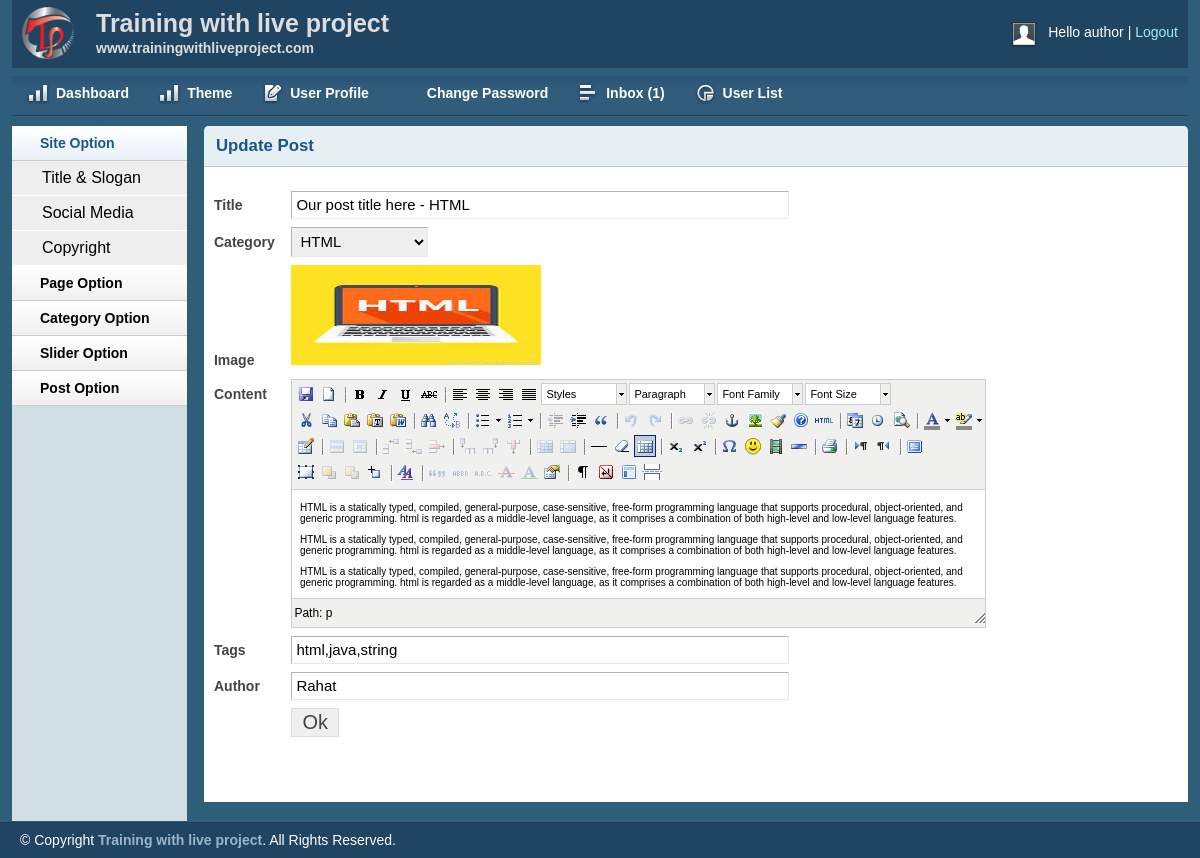
/blog/admin/viewpost.php?viewpostid=3 (signed in), run on the app's committed database.
### tables this page shows
CREATE TABLE `tbl_post` (
  `id` int(11) NOT NULL,
  `cat` int(11) NOT NULL,
  `title` varchar(255) NOT NULL,
  `body` text NOT NULL,
  `image` varchar(255) NOT NULL,
  `author` varchar(50) NOT NULL,
  `tags` varchar(255) NOT NULL,
  `date` timestamp NOT NULL DEFAULT current_timestamp(),
  `userid` int(11) NOT NULL
);

CREATE TABLE `tbl_category` (
  `id` int(11) NOT NULL,
  `name` varchar(60) NOT NULL
);

### blog/lib/Database.php (called while the page is built, shortened)
<?php
Class Database{
	public $host   = DB_HOST;
	public $user   = DB_USER;
	public $pass   = DB_PASS;
	public $dbname = DB_NAME;
	public $link;
	private function connectDB(){
	$this->link = new mysqli($this->host, $this->user, $this->pass, $this->dbname);
 }
	public function select($query){
		$result = $this->link->query($query) or die($this->link->error.__LINE__);
		if($result->num_rows > 0){
			return $result;
		} else {
			return false;
		}
	}
}

### blog/admin/viewpost.php (the view, shortened to what this page needs)
<?php include 'inc/header.php';?>
<?php include 'inc/sidebar.php';?>
<?php
 if(!isset($_GET['viewpostid']) || $_GET['viewpostid']==NULL){
    echo "<script>window.location = 'postlist.php';</script>";
 }
 else{
    $postid = $_GET['viewpostid'];
 }
?>
        <div class="grid_10">
            <div class="box round first grid">
                <h2>Update Post</h2>
                <div class="block">
<?php
$query = "select * from tbl_post where id='$postid' order by id desc";
$getpost = $db->select($query);
  while($postresult = $getpost->fetch_assoc()){
?>
                 <form action="" method="post" enctype="multipart/form-data">
                    <table class="form">
                        <tr>
                            <td>
                                <label>Title</label>
                            </td>
                            <td>
                                <input type="text" readonly value="<?php echo $postresult['title']; ?>" class="medium" />
                            </td>
                        </tr>
                        <tr>
                            <td>
                                <label>Category</label>
                            </td>
                            <td>
                                <select id="select">
                         <?php
                           $query = "select * from tbl_category";
                           $category = $db->select($query);
                           if($category){
                             while($result = $category->fetch_assoc()){
                        ?>
                              <option
<?php
if($postresult['cat'] == $result['id']){ ?>
    selected = "selected"
<?php } ?>
                               value="<?php echo $result['id']; ?>"><?php echo $result['name']; ?></option>
                        <?php } } ?>
                                </select>
                            </td>
                        </tr>
                        <tr>
                            <td>
                                <label>Image</label>
                            </td>
                            <td>
                                <img src="<?php echo $postresult['image']; ?>" height="100px" width="250px"><br/>
                            </td>
                        </tr>
                        <tr>
                            <td style="vertical-align: top; padding-top: 9px;">
                                <label>Content</label>
                            </td>
                            <td>
                            </td>
                        </tr>
                         <tr>
                            <td>
                                <label>Tags</label>
                            </td>
                            <td>
                                <input type="text" readonly value="<?php echo $postresult['tags']; ?>" class="medium" />
                            </td>
                        </tr>
                         <tr>
                            <td>
                                <label>Author</label>
                            </td>
                            <td>
                                <input type="text" readonly value="<?php echo $postresult['author']; ?>" class="medium" />
                            </td>
                        </tr>
						<tr>
                            <td></td>
                            <td>
                                <input type="submit" name="submit" Value="Ok" />
                            </td>
                        </tr>
                    </table>
                    </form>
                <?php } ?>
                </div>
            </div>
        </div>
<?php include 'inc/footer.php';?>

### blog/admin/css/layout.css (style rules this page uses)
body { background: #fff none repeat scroll 0 0; color: #444; font-size: 14px; padding: 0; }
h1, h2, h3, h4, h5, h6 { line-height:1.2em; margin-bottom:.3em; }
h2 { margin-top:1em; }
.box { background:#fff; margin-bottom:20px; padding:10px 10px 10px 10px; margin-left:-8px; }
.box.grid { padding-bottom:40px; }
.box.round { -moz-border-radius: 5px 5px 0px 0px; -webkit-border-radius: 5px 5px 0px 0px; border-radius: 5px 5px 0px 0px; }
.box h2 { font-size:1.2em; font-weight:bold; color:#1B548D; background:#E6F0F3; margin:-10px -10px 0 -10px; padding:10px 12px; border-bottom:1px solid #B3CBD6; -moz-border-radius: 5px 5px 0px 0px; -webkit-border-radius: 5px 5px 0px 0px; border-radius: 5px 5px 0px 0px; }
.box.first { min-height: 406px; }
.block { padding-top:20px; }
table.form { width:100%; }
table.form td { padding:4px 0px; }
table.form label { font-weight:bold; }
table.form input, table.form select { font-size: 15px; padding: 4px 4px 5px 4px; border-top: 1px solid #b3b3b3; border-left: 1px solid #b3b3b3; border-right: 1px solid #eaeaea; border-bottom: 1px solid #eaeaea; }
table.form input[type="submit"] { border: 1px solid #ddd; color: #444; cursor: pointer; font-size: 20px; padding: 2px 10px; }
input.medium { width: 55%; }
.block { padding-bottom:1px; }

### blog/admin/js/tiny-mce/themes/advanced/skins/default/content.css (style rules this page uses)
body, td, pre { color:#000; font-family:Verdana, Arial, Helvetica, sans-serif; font-size:10px; margin:8px; }
body { background:#FFF; }
h2 { font-size: 1.5em }
img { border:0; }
table, img, hr, .mceItemAnchor { cursor:default }
table td, table th { cursor:text }

### data on the page
tbl_post: title "Our post title here - HTML", cat.name "HTML", image (picture), tags "html,java,string", author "Rahat"

### other printed values
Session::get('username') "author"
$count "1"
